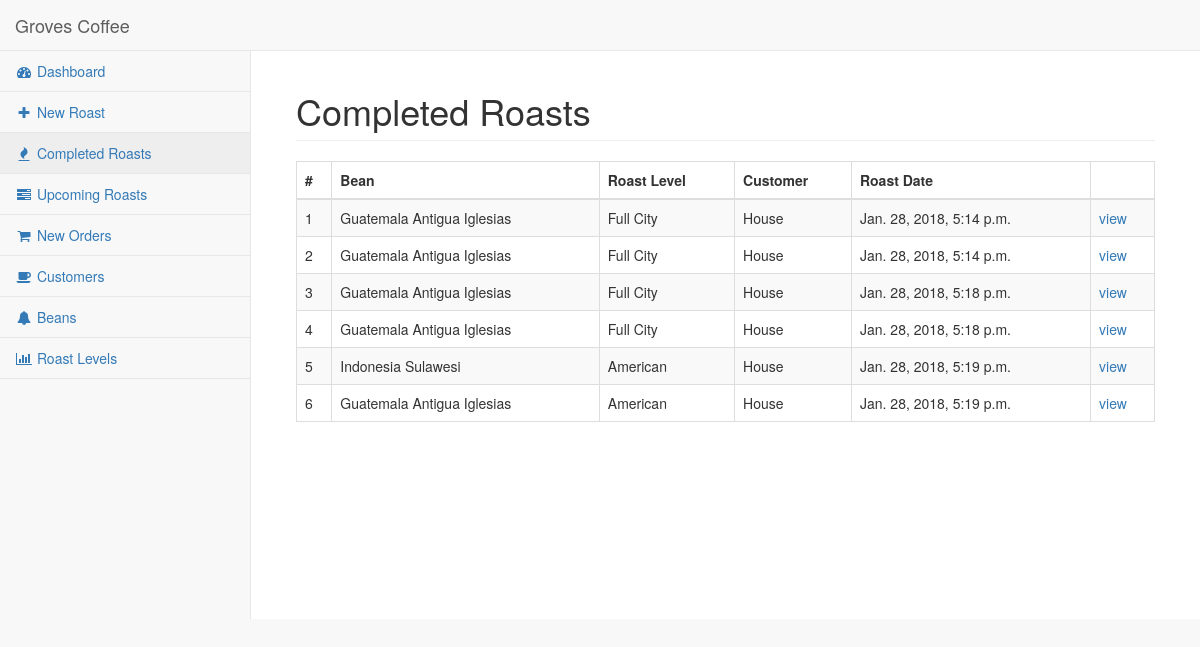
The page /roasts/completed on the database as committed earlier.
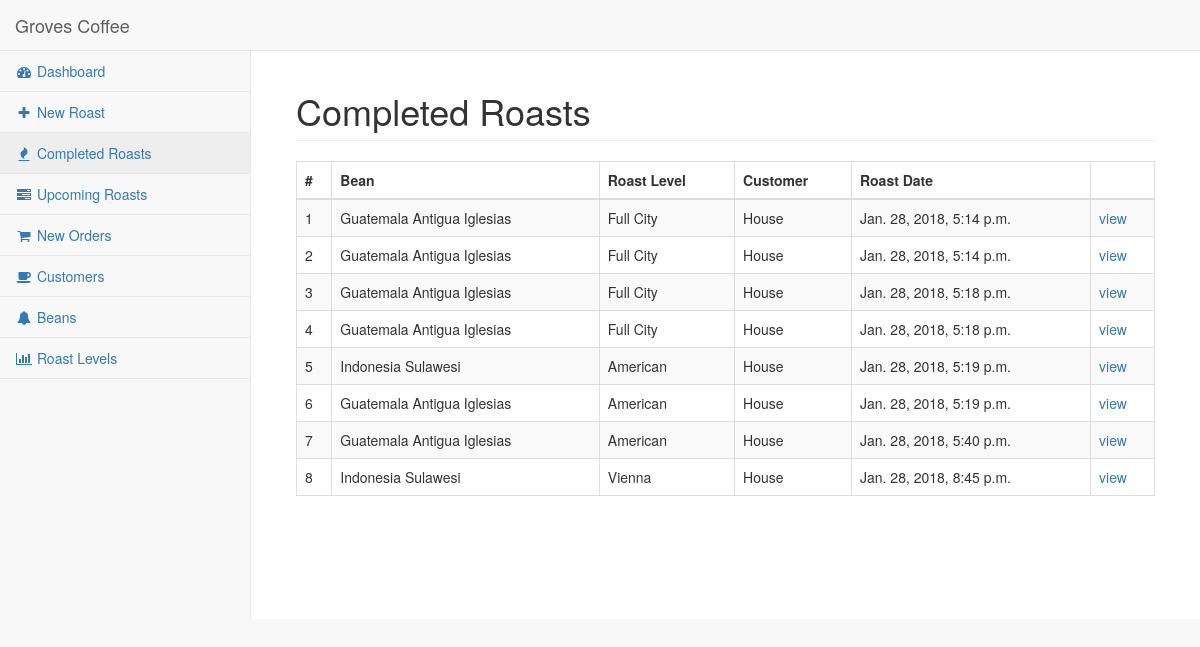
The same page on the database as committed later.
### roasts/models.py (models this page shows, shortened)
class Roast(models.Model):
    bean = models.ForeignKey(Bean)
    roast_level = models.ForeignKey(RoastLevel)
    customer = models.ForeignKey(Customer)
    roast_date = models.DateTimeField(name='roastdate', auto_now_add=True)
    target_temp = models.IntegerField(null=True)
    weight_before = models.FloatField(null=True)
    weight_after = models.FloatField(null=True)
    description = models.CharField(max_length=255,null=True)
    notes = models.CharField(max_length=255,null=True)
    is_favorite = models.BooleanField(default=False)
    is_active_roast = models.BooleanField(default=False)
    heater = models.IntegerField(null=True)
    drawfan = models.IntegerField(null=True)
    scrollfan = models.IntegerField(null=True)
    drum = models.IntegerField(null=True)

class Bean(models.Model):
    name = models.CharField(max_length=200)
    description = models.CharField(max_length=500)
    original_amt = models.FloatField(null=True)
    current_amt = models.FloatField(null=True)

class RoastLevel(models.Model):
    name = models.CharField(max_length=200,null=True)
    description = models.CharField(max_length=500,null=True)

class Customer(models.Model):
    name = models.CharField(max_length=200)

### roasts/views.py (the view)
def completed(request):
    r = Roast.objects.all()
    context = { 'roasts' : r, 'count': len(r) }
    return HttpResponse(render(request, 'roasts/completed.html', context))

### roasts/templates/roasts/completed.html (shortened to what this page needs)
{% extends "roasts/base.html" %}
{% block content %}
<div class="col-lg-12">
    <h1 class="page-header">
        Completed Roasts
    </h1>
    <div class="table-responsive">
        <table class="table table-striped table-bordered table-hover">
            <thead>
            <tr>
                <th>#</th>
                <th>Bean</th>
                <th>Roast Level</th>
                <th>Customer</th>
                <th>Roast Date</th>
                <th></th>
            </tr>
            </thead>
            <tbody>
            {% for roast in roasts %}
            {% if roast.is_active_roast %}
            <tr class="alert alert-danger">
            {% else %}
            <tr>
            {% endif %}
                <td>{{ roast.id }}</td>
                <td>{{ roast.bean.name }}</td>
                <td>{{ roast.roast_level.name }}</td>
                <td>{{ roast.customer.name }}</td>
                <td>{{ roast.roastdate }}</td>
                <td>
                    <a href="{% url 'roasts:detail' roast.id %}">view</a>
                </td>
            </tr>
            {% endfor %}
            </tbody>
        </table>
    </div>
</div>
{% endblock %}

Rows that differ between the two databases and show on the page:
added Roast: id "7", bean.name "Guatemala Antigua Iglesias", roast_level.name "American", customer.name "House", roastdate "Jan. 28, 2018, 5:40 p.m."
added Roast: id "8", bean.name "Indonesia Sulawesi", roast_level.name "Vienna", customer.name "House", roastdate "Jan. 28, 2018, 8:45 p.m."
